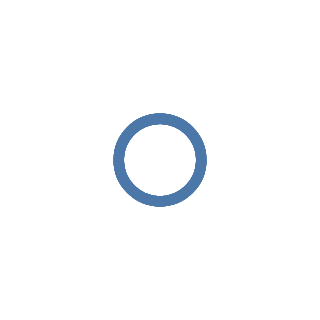

The Vega-Lite source for this figure:
### Vega specification from a JSON file in a GitHub repository (floating-point values rounded to 4 significant figures)
{"$schema": "https://vega.github.io/schema/vega/v3.0.json", "autosize": "pad", "padding": 5, "encode": {"update": {"fill": {"value": "transparent"}}}, "data": [{"name": "source_0", "values": [{"a": "C", "b": 2}, {"a": "C", "b": 7}, {"a": "C", "b": 4}, {"a": "D", "b": 1}, {"a": "D", "b": 2}, {"a": "D", "b": 6}, {"a": "E", "b": 8}, {"a": "E", "b": 4}, {"a": "E", "b": 7}]}], "signals": [{"name": "width", "update": "21"}, {"name": "height", "update": "21"}], "marks": [{"name": "marks", "type": "symbol", "role": "point", "from": {"data": "source_0"}, "encode": {"update": {"x": {"value": 10.5}, "y": {"value": 10.5}, "stroke": {"value": "#4c78a8"}, "fill": {"value": "transparent"}, "opacity": {"value": 0.7}}}}]}
